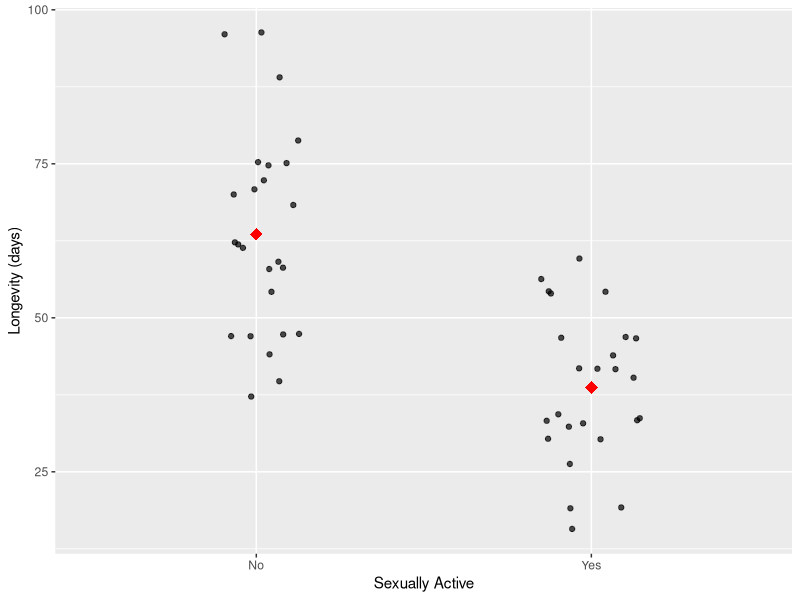
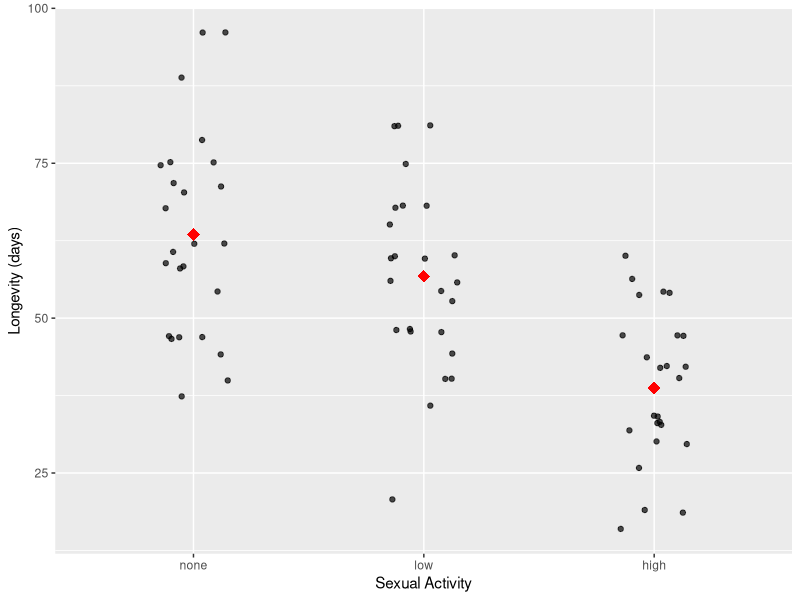
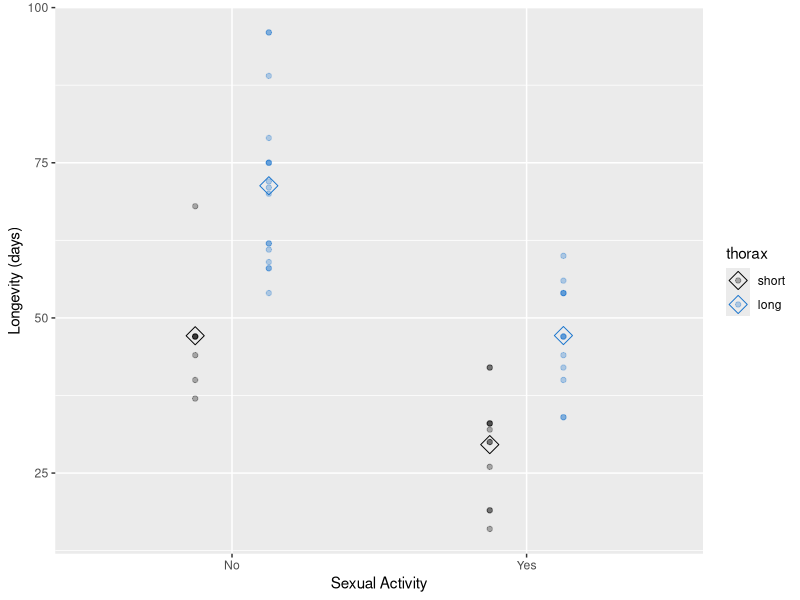
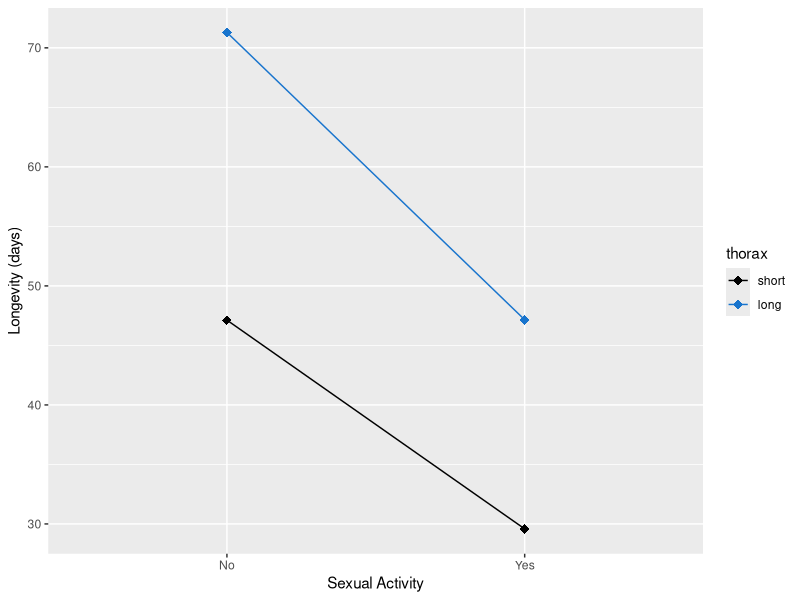

Recreate these plots in R, in order.
## ---- chunk 1
knitr::opts_chunk$set(echo = TRUE)
## ---- chunk 2
library(tidyverse) # meta-library that gives us access to dplyr, ggplot2 and many more
library(broom) # puts output of statistical models in a nice data frame
## ---- chunk 3
# load data
fruitfly_2_groups <- read_csv("data/fruitfly_2_groups.csv")

# get number of rows and columns
dim(fruitfly_2_groups)

# view first 6 records of data
head(fruitfly_2_groups)

# see summary of data
summary(fruitfly_2_groups)
## ---- chunk 4
# plot raw data points for each group as a transparent grey/black point
# overlay mean as a red diamond
ggplot(fruitfly_2_groups, aes(x = sexually_active, y = longevity)) +
  geom_jitter(position = position_jitter(0.15),
              alpha = 0.7) +
  stat_summary(fun.y = mean,
               geom = "point",
               shape = 18,
               size = 4,
               color="red") +
  xlab("Sexually Active") +
  ylab("Longevity (days)")
## ---- chunk 5
# create an ANOVA "model" object
fruitfly_2_groups_model <- aov(longevity ~ sexually_active,
                               data = fruitfly_2_groups)

# view output of aov() as a nice dataframe using tidy() from the broom package
(fruitfly_2_groups_results <- tidy(fruitfly_2_groups_model))
## ---- chunk 6
# load data
fruitfly_3_groups <- read_csv("data/fruitfly_3_groups.csv")

# get number of rows and columns
dim(fruitfly_3_groups)

# view first 6 records of data
head(fruitfly_3_groups)

# see summary of data
summary(fruitfly_3_groups)
## ---- chunk 7
# re-order factors to make them show up how we would like them on the plot
# instead of alphabetically (default R behaviour)
fruitfly_3_groups$activity <- factor(fruitfly_3_groups$activity,
                                     levels = c("none",
                                                "low",
                                                "high"))

# plot raw data points for each group as a transparent grey/black point
# overlay mean as a red diamond
ggplot(fruitfly_3_groups, aes(x = activity, y = longevity)) +
  geom_jitter(position = position_jitter(0.15),
              alpha = 0.7) +
  stat_summary(fun.y = mean,
               geom = "point",
               shape = 18,
               size = 4,
               color = "red") +
  xlab("Sexual Activity") +
  ylab("Longevity (days)")
## ---- chunk 8
# create an ANOVA "model" object
fruitfly_3_groups_model <- aov(longevity ~ activity,
                               data = fruitfly_3_groups)

# view output of aov() as a nice dataframe using tidy() from the broom package
(fruitfly_3_groups_results <- tidy(fruitfly_3_groups_model))
## ---- chunk 9
# pairwise t-tests to observe group differences
(fruitfly_3_groups_pairwise <- tidy(pairwise.t.test(fruitfly_3_groups$longevity,
                fruitfly_3_groups$activity,
                p.adjust.method = "bonferroni",
                pool.sd = TRUE,
                paired = FALSE)))
## ---- chunk 10
# Tukey's HSD test to observe group differences
(fruitfly_3_groups_HSD <- tidy(TukeyHSD(fruitfly_3_groups_model, "activity")))
## ---- chunk 11
# load data
fruitfly_thorax_len <- read_csv("data/fruitfly_thorax_len.csv")

# get number of rows and columns
dim(fruitfly_thorax_len)

# view first 6 records of data
head(fruitfly_thorax_len)

# see summary of data
summary(fruitfly_thorax_len)
## ---- chunk 12
# re-order factors to make them show up how we would like them on the plot
# instead of alphabetically (default R behaviour)
fruitfly_thorax_len$thorax <- factor(fruitfly_thorax_len$thorax,
                                     levels = c("short",
                                                "long"))
# plot strip charts of longevity, grouped by sexual activity
# and colored by thorax length
ggplot(fruitfly_thorax_len,
       aes(x = sexually_active, y = longevity, color = thorax)) +
  stat_summary(fun.y = mean,
               geom = "point",
               shape = 5,
               size = 4,
               position = position_dodge(0.5)) +
  geom_jitter(position = position_dodge(0.5), alpha = 0.3) +
  scale_color_manual(values=c("black", "dodgerblue3")) +
  xlab("Sexual Activity") +
  ylab("Longevity (days)")
## ---- chunk 13
# create an ANOVA "model" object
fruitfly_thorax_len_model <- aov(longevity ~ sexually_active + thorax,
                               data = fruitfly_thorax_len)

# view output of aov() as a nice dataframe using tidy() from the broom package
(fruitfly_thorax_len_results <- tidy(fruitfly_thorax_len_model))
## ---- chunk 14
# plot to investigate possible interaction effect of sexual
# activity and thorax length on longevity
ggplot(fruitfly_thorax_len,
       aes(x = sexually_active, y = longevity, color = thorax)) +
  stat_summary(fun.y = mean,
               geom = "point",
               shape = 18,
               size = 3) +
  stat_summary(fun.y = mean,
               geom = "line",
               aes(group = thorax)) +
  scale_color_manual(values=c("black", "dodgerblue3")) +
  xlab("Sexual Activity") +
  ylab("Longevity (days)")
## ---- chunk 15
# create an ANOVA "model" object
fruitfly_thorax_len_model <- aov(longevity ~ sexually_active * thorax,
                               data = fruitfly_thorax_len)

# view output of aov() as a nice dataframe using tidy() from the broom package
(fruitfly_thorax_len_results <- tidy(fruitfly_thorax_len_model))
